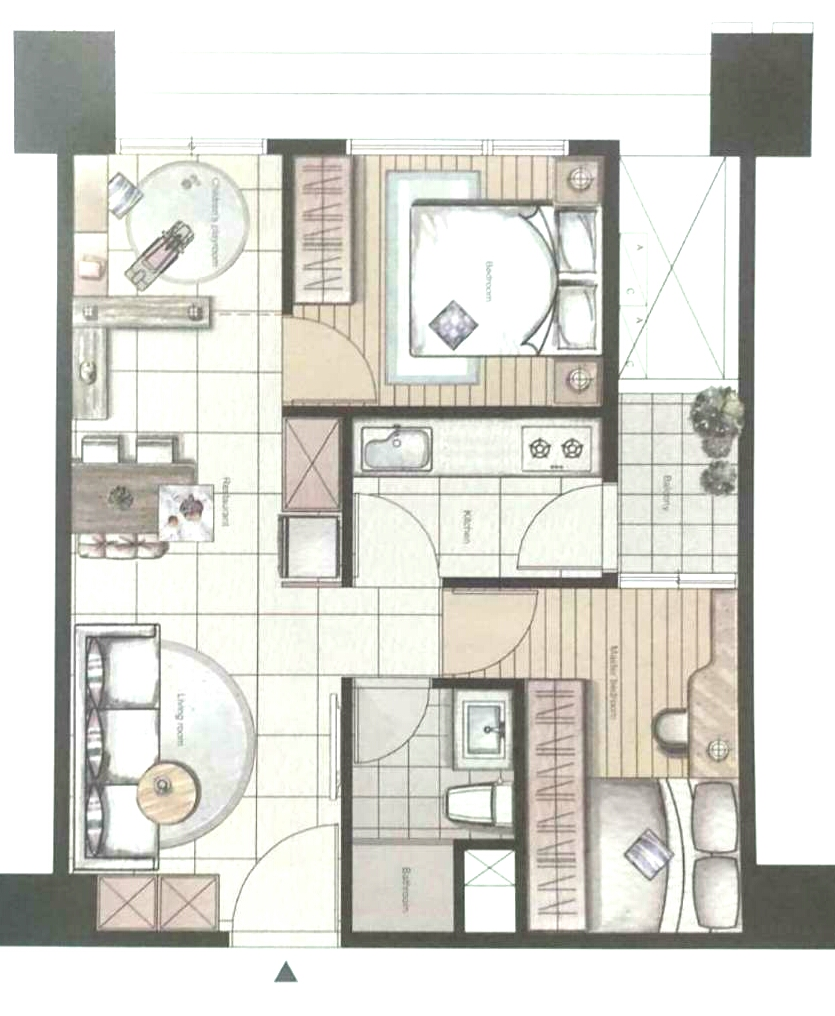
#> input picture color_png/color_floor_01.png, 835 x 1016 px; its folder holds only this picture in this run
$ python floorplan2dxf_color.py ../../color_png/color_floor_01.png
#> lines starting #> are read from the running program, lines starting #| are printed output that depends on the picture; after the words box and inside, x2 and y2 are one past the last pixel; in counts of white or black regions, pixels touching at a corner belong together
#!/usr/bin/env python3
# -*- coding: utf-8 -*-
"""
floorplan2dxf_color.py — 彩色平面圖 PNG → DXF（floorplan2dxf.py 的彩色實驗版）

參數全部寫在 config_color.ini（彩色管線專用，與黑白管線的 config.ini 分離），執行只要：
    python3 floorplan2dxf_color.py              (批次 testdata/color_png/ → testdata/dxf/)
指定別的設定檔：
    python3 floorplan2dxf_color.py 別的.ini

輸出一律進 color 子目錄（temp/chk/color/ testdata/dxf/ temp/json/color/
temp/json/color_arch/），與主程式 floorplan2dxf.py 的 temp/chk/gray/ testdata/dxf/gray/
temp/json/gray/ temp/json/arch/ 完全分開，不互相覆蓋。

核心：不描輪廓（會歪），改成偵測線條後把每條「建構」成純水平或純垂直，
      H 線兩端共用同一個 y、V 線兩端共用同一個 x，數學上不可能歪。
依賴: pip install opencv-python ezdxf numpy
"""

from __future__ import annotations
import argparse
import configparser
import glob
import json
import math
import os
import sys
from collections import defaultdict
from dataclasses import dataclass, replace

import cv2
import numpy as np
import ezdxf


# ─────────────────────────── 參數 ───────────────────────────
@dataclass
class Config:
    input: str
    output: str
    preview: str | None
    method: str          # morph | hough
    mm_per_px: float
    dpi: float | None
    invert: bool
    blur: int
    thresh: str          # otsu | fixed | adaptive
    thresh_value: int
    adaptive_block: int
    adaptive_c: int
    deskew: bool
    fade_levels: int     # 彩色→灰階後淡化(色調分離)的層次數
    fade_keep: int       # 保留最深的幾層當牆，其餘淡化成白
    chroma_max: int      # 絕對色度(max-min通道差)低於此值才算牆(排除深色彩色家具/草皮)
    gray_delta: float    # 自適應灰度過濾:比本圖牆基準灰度淺超過此值的候選矩形視為假牆
    cc_mask_dir: str     # 語意牆遮罩快取目錄(<名>_mask.npz)；有檔就融合，空字串=停用
    cc_veto_cov: float   # 否決票門檻:候選遮罩覆蓋率低於此值(且有弱訊號)判假牆
    cc_rescue: bool      # 漏牆救回開關(僅高精準遮罩如 MitUNet 可開;CubiCasa 純度不足)
    # 以下 px 類參數：None = 依自動量到的牆厚 T 推導(換圖免調)；給值則鎖定
    solid: int | None       # 去細線的開運算核
    style: str              # center=中線 | outline=兩面 | solid=實心牆
    h_len: int | None
    v_len: int | None
    wall_min_pct: float     # 牆厚低於 T 的此 % 者不畫出來
    windows: bool           # 在窗的開口畫窗戶符號
    win_cover_pct: float    # 開口長度被細線覆蓋超過此 % = 窗；其餘是門/空，留開
    win_min_pct: float      # 窗的跨牆寬度需 ≥ 牆厚的(100-此值)%；太薄的不算窗
    door_arc_pct: float     # 門偵測:L形等長線兩端連接弧的吻合度門檻(%)
    door_width_cm: float    # 假設的標準門寬(cm)，用門寬中位數反推每張圖的比例
    # architecture.json(白模交接)用的立面預設值——2D 平面圖量不到,只能用預設
    wall_height_cm: float
    window_height_cm: float
    sill_height_cm: float
    win_layer: str
    hough_thresh: int
    hough_min_len: int
    hough_max_gap: int
    angle_tol: float
    snap: float | None
    gap: float | None
    min_len: float | None
    layer: str


def load_config(path: str) -> Config:
    if not os.path.isabs(path) and not os.path.isfile(path):
        _alt = os.path.join(os.path.dirname(os.path.abspath(__file__)), path)
        if os.path.isfile(_alt):
            path = _alt
    cp = configparser.ConfigParser(inline_comment_prefixes=(";", "#"))
    flat = {}
    text = None
    try:
        raw = open(path, "rb").read()
        for enc in ("utf-8-sig", "utf-8", "cp950", "big5", "latin-1"):
            try:
                text = raw.decode(enc)
                break
            except UnicodeDecodeError:
                continue
    except FileNotFoundError:
        text = None
    if text is not None:
        try:
            cp.read_string(text)
            for sec in cp.sections():
                for k, v in cp.items(sec):
                    flat[k.lower()] = v
        except configparser.Error as e:
            print(f"(設定檔解析失敗，改用內建預設值: {e})")
    else:
        print(f"(找不到設定檔 {path}，全部用內建預設值)")

    def s(k, d=None):
        v = flat.get(k)
        return v if v is not None else d

    def i(k, d):
        v = (flat.get(k) or "").strip()
        return int(v) if v else d

    def f(k, d):
        v = (flat.get(k) or "").strip()
        return float(v) if v else d

    def b(k, d):
        v = (flat.get(k) or "").strip().lower()
        return d if v == "" else v in ("1", "true", "yes", "on")

    def io_(k):                              # 可空整數：空 → None(自動)
        v = (flat.get(k) or "").strip()
        return int(v) if v else None

    def fo_(k):                              # 可空浮點
        v = (flat.get(k) or "").strip()
        return float(v) if v else None

    pv = (flat.get("preview") or "").strip()
    dpi = (flat.get("dpi") or "").strip()
    return Config(
        input=s("input"), output=s("output"), preview=(pv or None),
        method=s("method", "morph"),
        mm_per_px=f("mm_per_px", 0.1), dpi=(float(dpi) if dpi else None),
        invert=b("invert", False), blur=i("blur", 0),
        thresh=s("thresh", "otsu"), thresh_value=i("thresh_value", 128),
        adaptive_block=i("adaptive_block", 31), adaptive_c=i("adaptive_c", 5),
        deskew=b("deskew", False),
        fade_levels=i("fade_levels", 5), fade_keep=i("fade_keep", 2),
        chroma_max=i("chroma_max", 40), gray_delta=f("gray_delta", 25.0),
        cc_mask_dir=s("cc_mask_dir", "mitunet/color"),
        cc_veto_cov=f("cc_veto_cov", 0.3), cc_rescue=b("cc_rescue", True),
        solid=io_("solid"), style=s("style", "center"),
        h_len=io_("h_len"), v_len=io_("v_len"),
        wall_min_pct=f("wall_min_pct", 3.0),
        windows=b("windows", True), win_cover_pct=f("win_cover_pct", 70.0),
        win_min_pct=f("win_min_pct", 20.0),
        door_arc_pct=f("door_arc_pct", 50.0),
        door_width_cm=f("door_width_cm", 90.0),
        wall_height_cm=f("wall_height_cm", 280.0),
        window_height_cm=f("window_height_cm", 120.0),
        sill_height_cm=f("sill_height_cm", 90.0),
        win_layer=s("win_layer", "WINDOW"),
        hough_thresh=i("hough_thresh", 50), hough_min_len=i("hough_min_len", 25),
        hough_max_gap=i("hough_max_gap", 5), angle_tol=f("angle_tol", 8.0),
        snap=fo_("snap"), gap=fo_("gap"), min_len=fo_("min_len"),
        layer=s("layer", "WALL"),
    )
#> in load_gray, img is the input picture: shape (1016, 835, 4); mean B, G, R, A 211.7, 217.9, 218.6, 255


# ─────────────────────────── 前處理 ───────────────────────────
def color_to_bw(bgr, force=False, levels=5, keep=2, chroma_max=40):
    """彩色平面圖 → 黑白 → 淡化 levels 個層次 + 色度過濾：
    轉灰階、百分位拉伸對比(min-max 會被單一噪點毀掉)，把亮度等分成
    levels 層(0=最深)，保留最深 keep 層且「絕對色度低」(灰黑無色)的像素當牆。
    色度 = max(B,G,R)-min(B,G,R)：黑/灰牆三通道相近(色度<20)，深色彩色家具
    (深紫棉被/綠草皮)色度高；HSV 飽和度在近黑像素會被 JPEG 噪點撐爆，不可用。
    灰色沙發等灰家具比牆淺 1~2 層，由層次門檻擋掉。
    force=檔名含 color 時強制(淡彩圖彩色比例可能 <8%)。
    回傳 (合成灰階, 彩色比例)；不是彩色圖回傳 (None, 比例)。"""
#> called with force = True, levels = 5, keep = 2, chroma_max = 40
    hsv = cv2.cvtColor(bgr, cv2.COLOR_BGR2HSV)
#> hsv: shape (1016, 835, 3); mean H, S, V 25.1, 11.5, 219.8
    _h, s, v = cv2.split(hsv)
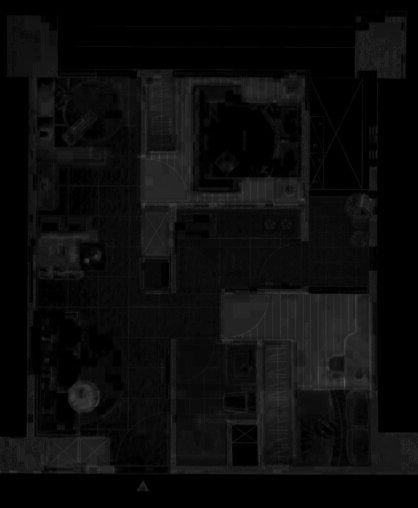
#> s: shape (1016, 835) (shown at 1/2 size); min 0, max 95, mean 11.5
    colorful = float(np.count_nonzero((s > 60) & (v > 60))) / s.size
#> colorful = 0.000443
    if not force and colorful < 0.08:
        return None, colorful                    # 黑白/線稿圖，不處理
    gray = cv2.cvtColor(bgr, cv2.COLOR_BGR2GRAY).astype(np.float32)
    lo, hi = np.percentile(gray, (1, 99))
#> lo = 83; hi = 255
    gray = np.clip((gray - lo) * (255.0 / max(hi - lo, 1.0)), 0, 255)
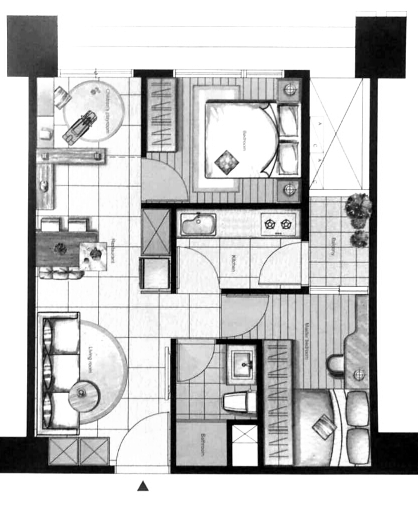
#> gray: shape (1016, 835) float32 (shown at 1/2 size); min 0, max 255, mean 199.3
    lvl = np.minimum(gray.astype(np.int32) * levels // 256, levels - 1)
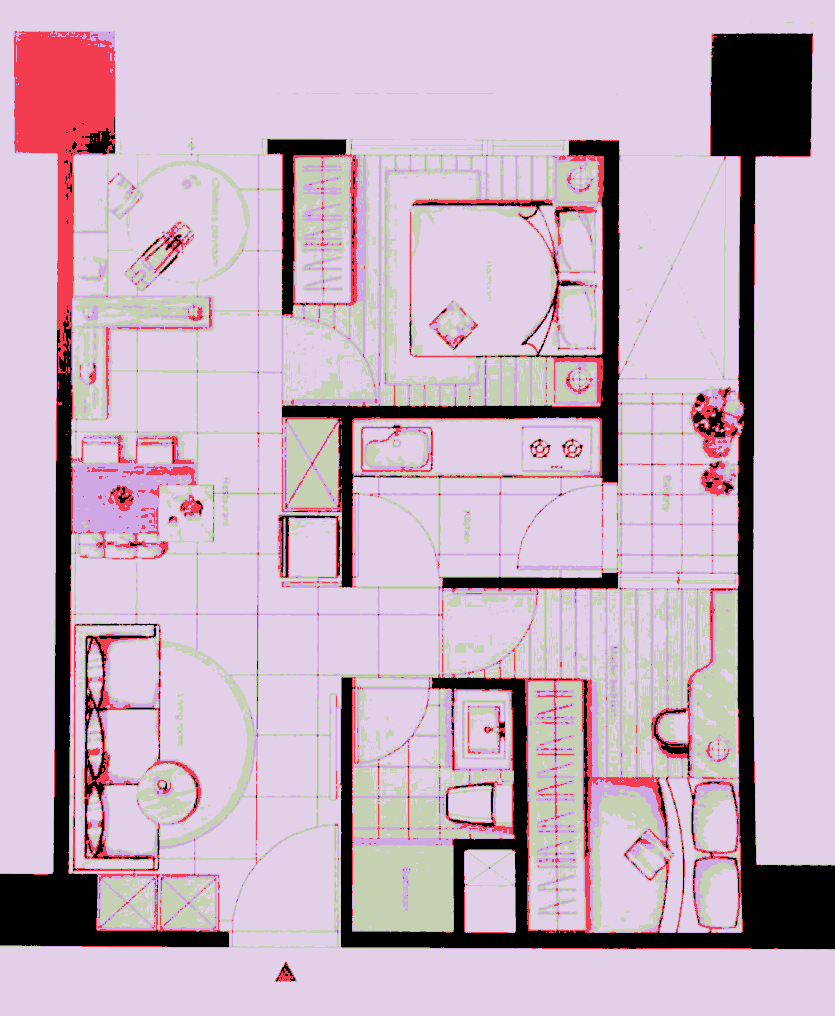
#> lvl: shape (1016, 835) int32; 5 distinct labels, from 0 to 4; one colour per label, 0 black
    chroma = (bgr.max(axis=2).astype(np.int16) - bgr.min(axis=2).astype(np.int16))
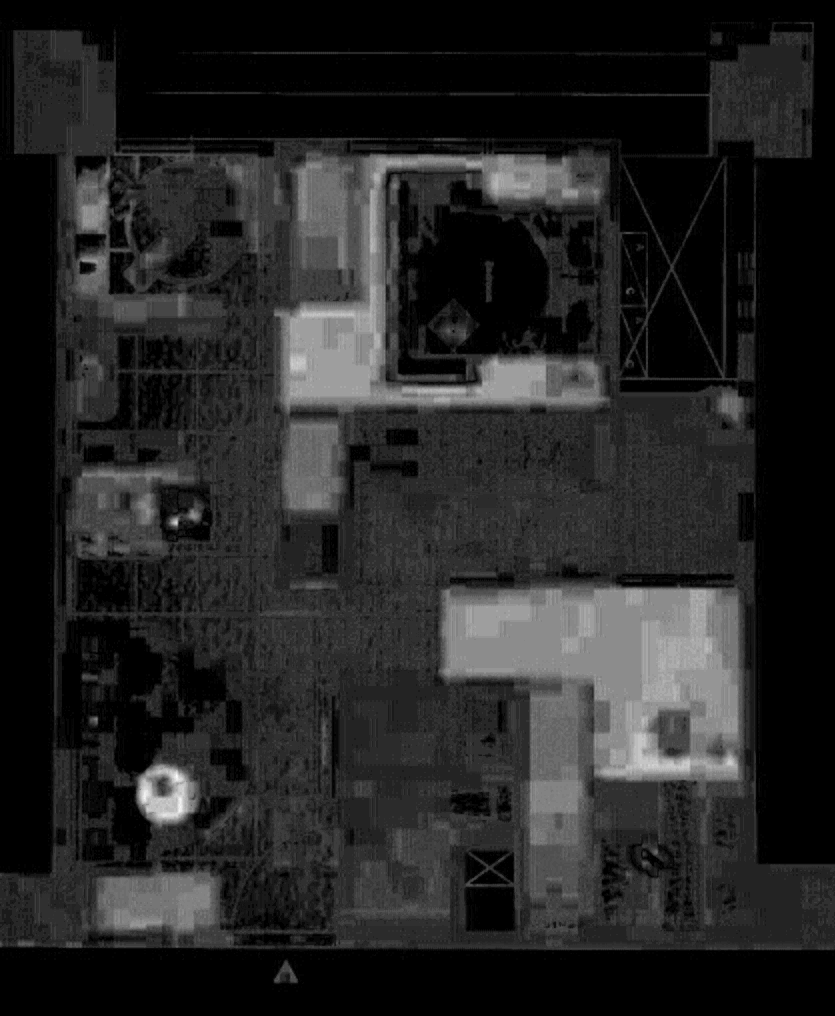
#> chroma: shape (1016, 835) int16; min 0, max 58, mean 8.4; drawn with min black and max white
    wall = (lvl < keep) & (chroma < chroma_max)
#> wall: shape (1016, 835) bool; 15.1% white; 781 white regions (707 under 20 px), largest, box (x1, y1, x2, y2) and area: (340, 33, 835, 949) 56124, (0, 31, 229, 947) 32604, (278, 140, 620, 588) 16310
    out = np.where(wall, 0, 255).astype(np.uint8)
#> (the rest of the program and of its run is left out)
